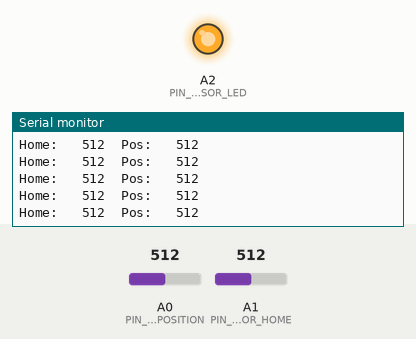
This sketch was run on a simulated Arduino Uno, built with avr-gcc and run on an emulated ATmega328P. Shown: output pins drawn as LEDs (lit = HIGH), the last lines printed to the serial monitor. The test bench sets the inputs (shaded band); at power-on: A1 (PIN_SENSOR_HOME) = 512, A0 (PIN_SENSOR_POSITION) = 512.

Above: at 3.1 s.
3.2 s: A1 (PIN_SENSOR_HOME) set to 174
At 3.8 s:
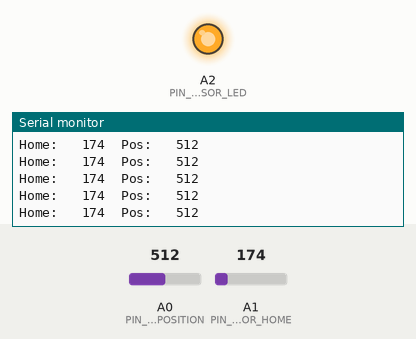
6.2 s: A1 (PIN_SENSOR_HOME) set to 153
At 7.1 s:
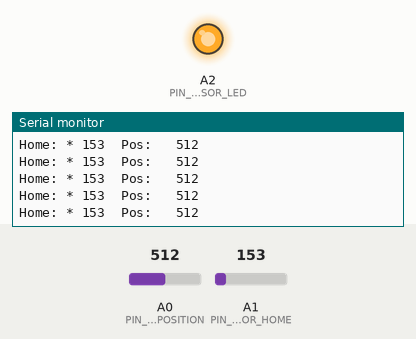

The sketch:

Test04.ino
```cpp
// (licence header left out)
#include <Arduino.h>


// All the wires needed for full functionality
#define PIN_SENSOR_LED          A2
#define PIN_SENSOR_POSITION     A0
#define PIN_SENSOR_HOME         A1

#define SENSOR_HOME_THRESHOLD   167
#define SENSOR_POSITION_THRESHOLD   170


void setup() {

  Serial.begin(9600);

  pinMode( PIN_SENSOR_LED, OUTPUT );
  digitalWrite( PIN_SENSOR_LED, HIGH );

  }

void loop() {

  uint16_t  uHome_Sensor_Reading;
  uint16_t  uPosition_Sensor_Reading;

  uHome_Sensor_Reading = analogRead( PIN_SENSOR_HOME );
  uPosition_Sensor_Reading = analogRead( PIN_SENSOR_POSITION );

  Serial.print( "Home: " );
  if ( uHome_Sensor_Reading < SENSOR_HOME_THRESHOLD ) {
    Serial.print( "* " );
  } else {
    Serial.print( "  " );
  }
  Serial.print( uHome_Sensor_Reading );

  Serial.print( "\tPos: " );
  if ( uPosition_Sensor_Reading < SENSOR_POSITION_THRESHOLD ) {
    Serial.print( "* " );
  } else {
    Serial.print( "  " );
  }
  Serial.println( uPosition_Sensor_Reading );

}
```

Measured:
- the behaviour switches between 167 and 166 on A1 (PIN_SENSOR_HOME) (found by bisection; images 1 and 2)
- after the input at 3.2 s, the serial monitor: prints a new line after 0.07 s (image 1)
- after the input at 6.2 s, the serial monitor: prints a new line after 0.09 s (image 2)
